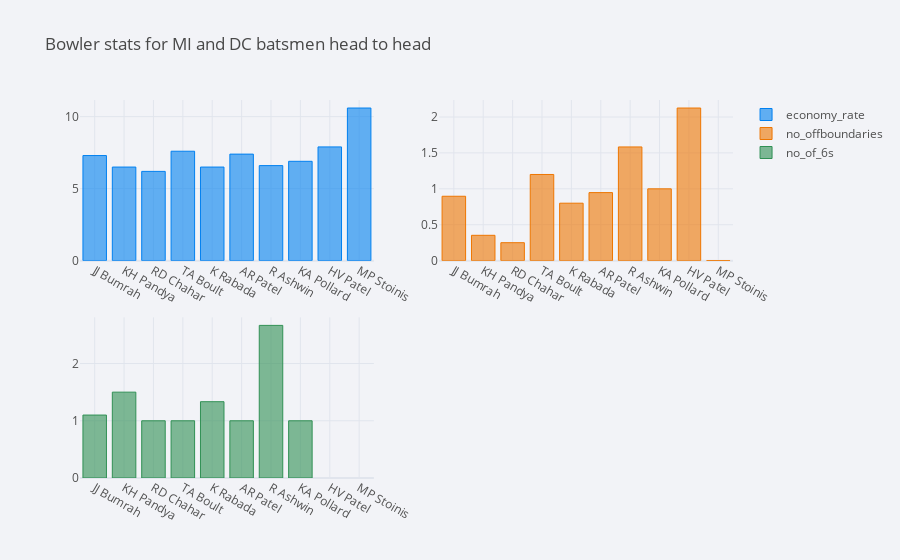

Here is the notebook cell this chart was saved with:
### Code cell
import numpy as np
import cufflinks as cf

cf.set_config_file(theme='pearl',sharing='public',offline=True)
DC_MI_BS_avg_faceoff.iplot(kind="bar",x = "bowler",
                  subplots=True,
                  sortbars=True,
                  keys = ["economy_rate", "no_offboundaries" ,"no_of_6s"],
                  title = "Bowler stats for MI and DC batsmen head to head",
                  theme="polar"
                  )

### Figure 1 — Plotly figure (JSON) as saved in the notebook; plotly's stock layout.template omitted (floating-point values rounded to 4 significant figures)
{"data": [{"marker": {"color": "rgba(0, 128, 240, 0.6)", "line": {"color": "rgba(0, 128, 240, 1.0)", "width": 1}}, "name": "economy_rate", "orientation": "v", "text": "", "type": "bar", "x": ["JJ Bumrah", "KH Pandya", "RD Chahar", "TA Boult", "K Rabada", "AR Patel", "R Ashwin", "KA Pollard", "HV Patel", "MP Stoinis"], "xaxis": "x", "y": [7.3, 6.5, 6.2, 7.6, 6.5, 7.4, 6.6, 6.9, 7.9, 10.6], "yaxis": "y"}, {"marker": {"color": "rgba(238, 118, 0, 0.6)", "line": {"color": "rgba(238, 118, 0, 1.0)", "width": 1}}, "name": "no_offboundaries", "orientation": "v", "text": "", "type": "bar", "x": ["JJ Bumrah", "KH Pandya", "RD Chahar", "TA Boult", "K Rabada", "AR Patel", "R Ashwin", "KA Pollard", "HV Patel", "MP Stoinis"], "xaxis": "x2", "y": [0.8966, 0.3529, 0.25, 1.2, 0.8, 0.9474, 1.583, 1, 2.125, 0], "yaxis": "y2"}, {"marker": {"color": "rgba(48, 144, 84, 0.6)", "line": {"color": "rgba(48, 144, 84, 1.0)", "width": 1}}, "name": "no_of_6s", "orientation": "v", "text": "", "type": "bar", "x": ["JJ Bumrah", "KH Pandya", "RD Chahar", "TA Boult", "K Rabada", "AR Patel", "R Ashwin", "KA Pollard", "HV Patel", "MP Stoinis"], "xaxis": "x3", "y": [1.1, 1.5, 1, 1, 1.333, 1, 2.667, 1, "", ""], "yaxis": "y3"}], "layout": {"legend": {"bgcolor": "#F2F3F7", "font": {"color": "#505050"}}, "paper_bgcolor": "#F2F3F7", "plot_bgcolor": "#F2F3F7", "title": {"font": {"color": "#484848"}, "text": "Bowler stats for MI and DC batsmen head to head"}, "xaxis": {"anchor": "y", "domain": [0, 0.45], "gridcolor": "#E1E5ED", "showgrid": true, "tickfont": {"color": "#505050"}, "title": {"font": {"color": "#505050"}, "text": ""}, "zerolinecolor": "#E1E5ED"}, "xaxis2": {"anchor": "y2", "domain": [0.55, 1], "gridcolor": "#E1E5ED", "showgrid": true, "tickfont": {"color": "#505050"}, "title": {"font": {"color": "#505050"}, "text": ""}, "zerolinecolor": "#E1E5ED"}, "xaxis3": {"anchor": "y3", "domain": [0, 0.45], "gridcolor": "#E1E5ED", "showgrid": true, "tickfont": {"color": "#505050"}, "title": {"font": {"color": "#505050"}, "text": ""}, "zerolinecolor": "#E1E5ED"}, "yaxis": {"anchor": "x", "domain": [0.575, 1], "gridcolor": "#E1E5ED", "showgrid": true, "tickfont": {"color": "#505050"}, "title": {"font": {"color": "#505050"}, "text": ""}, "zerolinecolor": "#E1E5ED"}, "yaxis2": {"anchor": "x2", "domain": [0.575, 1], "gridcolor": "#E1E5ED", "showgrid": true, "tickfont": {"color": "#505050"}, "title": {"font": {"color": "#505050"}, "text": ""}, "zerolinecolor": "#E1E5ED"}, "yaxis3": {"anchor": "x3", "domain": [0, 0.425], "gridcolor": "#E1E5ED", "showgrid": true, "tickfont": {"color": "#505050"}, "title": {"font": {"color": "#505050"}, "text": ""}, "zerolinecolor": "#E1E5ED"}}}
